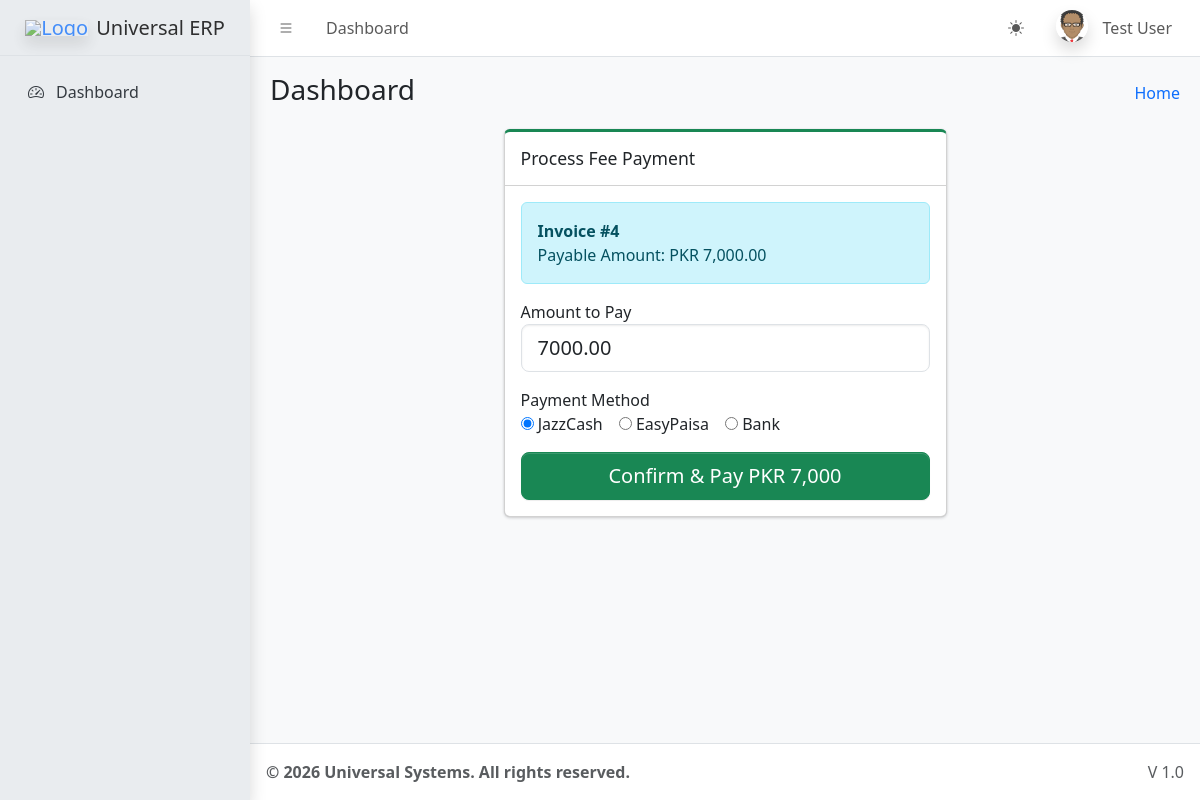
Screenshot of /dashboards/student/pay_fee.php?invoice_id=4 (signed in) with the database file from the repository.
### tables this page shows
CREATE TABLE `sys_pages` (
  `id` int(11) NOT NULL,
  `parent_id` int(11) DEFAULT 0,
  `page_name` varchar(100) NOT NULL,
  `page_url` varchar(255) DEFAULT '#',
  `icon_class` varchar(50) DEFAULT 'bi bi-circle',
  `sort_order` int(11) DEFAULT 0
);

CREATE TABLE `invoices` (
  `id` int(11) NOT NULL,
  `user_id` int(11) NOT NULL,
  `semester_id` int(11) NOT NULL,
  `invoice_type` enum('academic','hostel') DEFAULT 'academic',
  `total_base_amount` decimal(10,2) NOT NULL,
  `discount_amount` decimal(10,2) DEFAULT 0.00,
  `fine_amount` decimal(10,2) DEFAULT 0.00,
  `payable_amount` decimal(10,2) NOT NULL,
  `balance_due` decimal(10,2) NOT NULL,
  `status` varchar(30) DEFAULT 'draft',
  `created_at` timestamp NOT NULL DEFAULT current_timestamp(),
  `due_date` date DEFAULT NULL
);

### dashboards/student/pay_fee.php (the view, shortened to what this page needs)
<?php
require_once '../../includes/header.php';
$invoice_id = $_GET['invoice_id'] ?? 0;
$stmt = $pdo->prepare("SELECT i.*, u.name FROM invoices i JOIN users u ON i.user_id = u.id WHERE i.id = ?");
$stmt->execute([$invoice_id]);
$invoice = $stmt->fetch();
?>
<div class="row justify-content-center">
    <div class="col-md-6">
        <div class="card card-success card-outline">
            <div class="card-header"><h3 class="card-title">Process Fee Payment</h3></div>
            <div class="card-body">
                <div class="alert alert-info">
                    <strong>Invoice #<?= $invoice_id ?></strong><br>
                    Payable Amount: PKR <?= number_format($invoice['balance_due'], 2) ?>
                </div>
                <form method="POST">
                    <div class="mb-3">
                        <label>Amount to Pay</label>
                        <input type="number" name="amount" class="form-control form-control-lg" max="<?= $invoice['balance_due'] ?>" value="<?= $invoice['balance_due'] ?>" required>
                    </div>
                    <div class="mb-3">
                        <label>Payment Method</label>
                        <div class="d-flex gap-3">
                            <label><input type="radio" name="method" value="JazzCash" checked> JazzCash</label>
                            <label><input type="radio" name="method" value="EasyPaisa"> EasyPaisa</label>
                            <label><input type="radio" name="method" value="Bank Transfer"> Bank</label>
                        </div>
                    </div>
                    <button type="submit" name="process_payment" class="btn btn-success btn-lg w-100">
                        Confirm & Pay PKR <span id="payAmount"><?= number_format($invoice['balance_due'], 0) ?></span>
                    </button>
                </form>
            </div>
        </div>
    </div>
</div>
<?php require_once '../../includes/footer.php'; ?>

### includes/sidebar.php (shortened to what this page needs)
<aside class="app-sidebar bg-body-secondary shadow">
    <div class="sidebar-brand">
        <a href="<?= BASE_URL ?>index.php" class="brand-link">
            <img src="<?= $settings['system_logo'] ?>" alt="Logo" class="brand-image opacity-75 shadow">
            <span class="brand-text fw-light"><?= $settings['system_name'] ?></span>
        </a>
    </div>
    <div class="sidebar-wrapper">
        <nav class="mt-2">
            <ul class="nav sidebar-menu flex-column" data-lte-toggle="treeview" role="menu" data-accordion="false">
                <?php
                function buildMenu($pdo, $parentId = 0, $userRole, $currentUrl)
                {
                    $sql = "
                        SELECT p.* FROM sys_pages p
                        JOIN role_access ra ON p.id = ra.page_id
                        WHERE p.parent_id = ? AND ra.role_key = ?
                        ORDER BY p.sort_order ASC
                    ";
                    $stmt = $pdo->prepare($sql);
                    $stmt->execute([$parentId, $userRole]);
                    $items = $stmt->fetchAll();
                    foreach ($items as $item) {
                        $childStmt = $pdo->prepare("SELECT COUNT(*) FROM sys_pages WHERE parent_id = ?");
                        $childStmt->execute([$item['id']]);
                        $hasChildren = $childStmt->fetchColumn() > 0;
                        $isActive = (strpos($currentUrl, $item['page_url']) !== false && $item['page_url'] !== '#');
                        $menuOpen = $isActive ? 'menu-open' : '';
                        $activeClass = $isActive ? 'active' : '';
                        echo '<li class="nav-item ' . $menuOpen . '">';
                        echo '<a href="' . ($hasChildren ? '#' : BASE_URL . $item['page_url']) . '" class="nav-link ' . $activeClass . '">';
                        echo '<i class="nav-icon ' . $item['icon_class'] . '"></i>';
                        echo '<p>' . htmlspecialchars($item['page_name']);
                        echo '</p></a>';
                        echo '</li>';
                    }
                }
                $cur = substr($_SERVER['SCRIPT_NAME'], strlen('/universal/'));
                buildMenu($pdo, 0, $_SESSION['role'], $cur);
                ?>
            </ul>
        </nav>
    </div>
</aside>

### includes/header.php (style rules this page uses)
:root { --glass-bg: rgba(255, 255, 255, 0.95); --glass-border: rgba(0, 0, 0, 0.05); --glass-text: #212529; --table-header-bg: #f8f9fa; --table-header-color: #6c757d; }

### rows the page displays
sys_pages: page_name "Dashboard"
invoices: balance_due "7,000.00", amount "7000.00", balance_due "7,000"

### other values shown
$pageTitle "Dashboard"
$_SESSION['name'] "Test User"
$settings['system_name'] "Universal ERP"
$invoice_id "4"
$settings['footer_text'] "© 2026 Universal Systems. All rights reserved."
